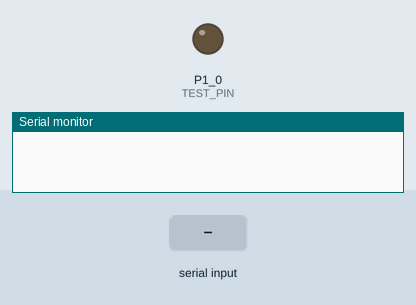
Simulated run of this sketch. Board: TI MSP430 LaunchPad. Shown: output pins drawn as LEDs (lit = HIGH), the last lines printed to the serial monitor. Inputs (shaded band) come from the test bench.

Above: at 1.2 s.
1.3 s: "1" received over the second serial link
At 2.3 s:
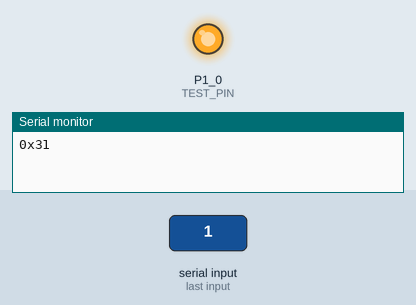
2.8 s: "0" received over the second serial link
At 3.4 s:
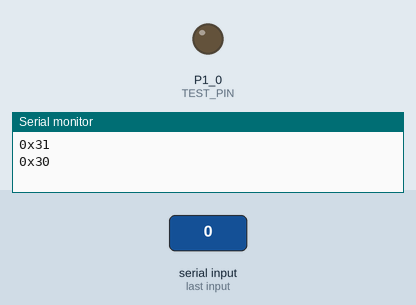
4.3 s: "2" received over the second serial link
At 4.6 s:
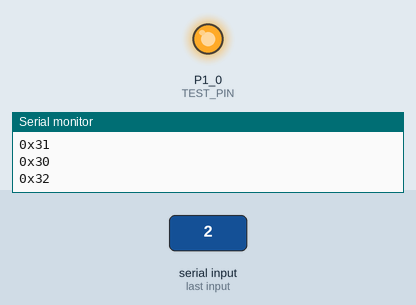
Timing chart, 0 to 7.3 s (numbered marks = the images above; inputs shaded):
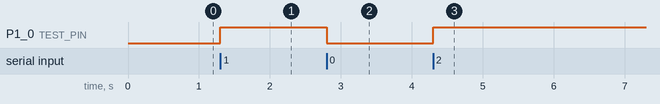

The sketch:

blemini_loopback.ino
```cpp
// (licence header left out)
/*
  loopback test for reading/writing values from/to BLEMini

  in gatttool:    char-write-cmd 0x19 00
  -> on BLEMini:  sets baudrate to 9600

  in gatttool:      char-write-cmd 0x16 <value>
  -> on LaunchPad:  read <value> from Serial.read

  on LaunchPad:
    Serial.write((byte)val1);
    Serial.write((byte)val2);
    ...
  -> in gatttool: char-read-hnd 0x12 -> list of val<n>
*/

#include <SoftwareSerial.h>

SoftwareSerial myserial(P2_0, P2_1); // RX, TX to BLEmini on LaunchPad

#define TEST_PIN   RED_LED

void setup()
{
  pinMode(TEST_PIN, OUTPUT);
  Serial.begin(9600);
  myserial.begin(9600);
}

void loop()
{
  static byte toggle = HIGH;
  static byte data   = 0;

  if(myserial.available())
  {
    digitalWrite(TEST_PIN, toggle);
    if(toggle == LOW) toggle = HIGH;
    else              toggle = LOW;

    while(myserial.available())
    {
      data = myserial.read();
      Serial.print("0x");
      Serial.println(data, HEX);
    }

    myserial.write(data);
  }
}
```

Measured:
- after the input at 1.3 s, P1_0 (TEST_PIN): LOW → HIGH at once
- after the input at 2.8 s, P1_0 (TEST_PIN): HIGH → LOW at once
- after the input at 4.3 s, P1_0 (TEST_PIN): LOW → HIGH at once
